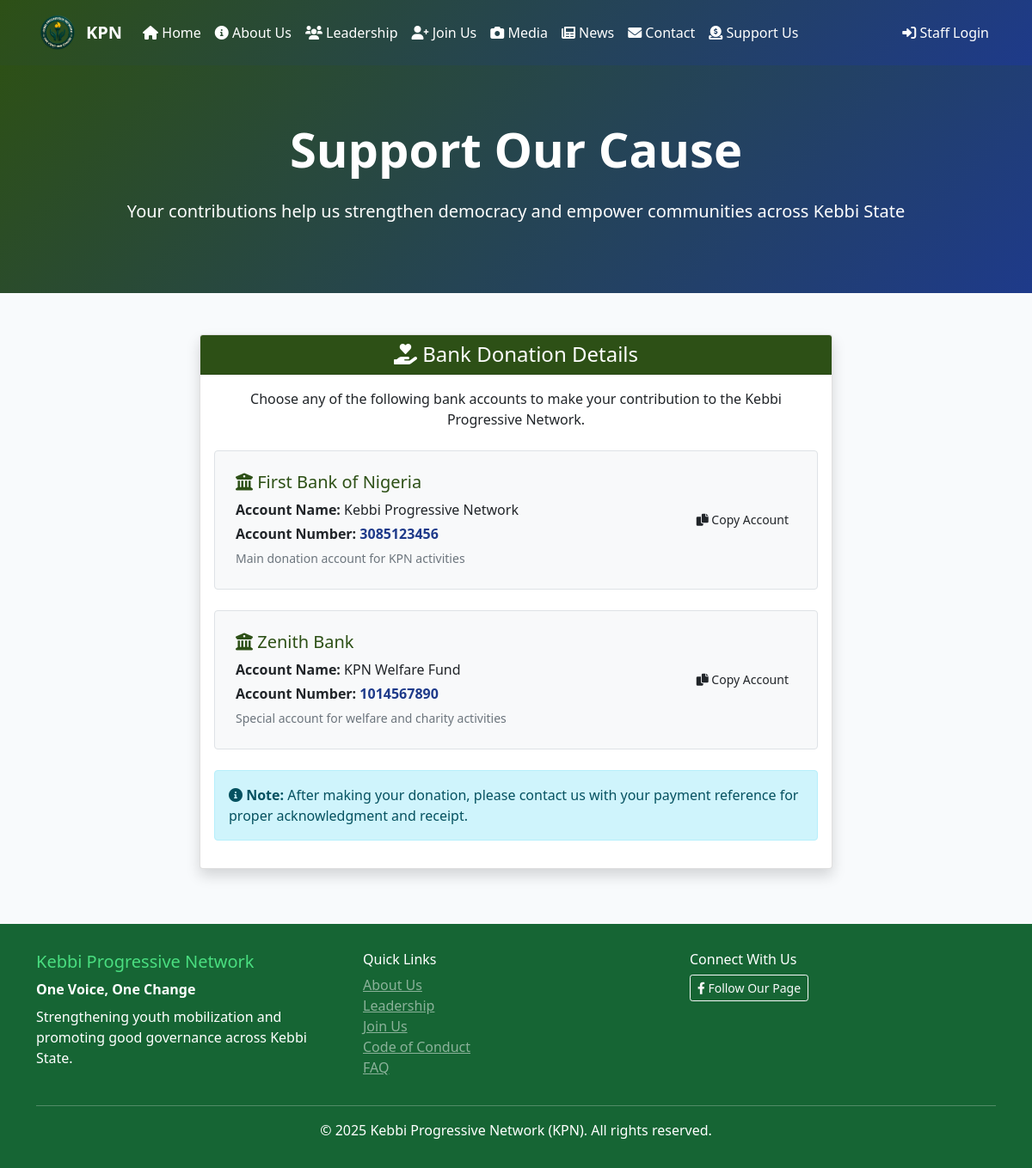
Page /donations/ on the committed database.
### models.py (models this page shows)
class Donation(db.Model):
    __tablename__ = 'donations'
    id = db.Column(db.Integer, primary_key=True)
    bank_name = db.Column(db.String(100), nullable=False)
    account_name = db.Column(db.String(200), nullable=False)
    account_number = db.Column(db.String(20), nullable=False)
    description = db.Column(db.Text)
    active = db.Column(db.Boolean, default=True)
    created_at = db.Column(db.DateTime, default=datetime.utcnow)

### blueprints/donations.py (the view)
@donations.route('/')
def list_donations():
    donations = Donation.query.filter_by(active=True).all()
    return render_template('donations/list.html', donations=donations)

### templates/donations/list.html (shortened to what this page needs)
{% extends "base.html" %}
{% block content %}
<section class="hero-section">
    <div class="container text-center">
        <h1 class="display-4 fw-bold mb-4">Support Our Cause</h1>
        <p class="lead">Your contributions help us strengthen democracy and empower communities across Kebbi State</p>
    </div>
</section>
<div class="container mt-5">
    <div class="row">
        <div class="col-lg-8 offset-lg-2">
            <div class="card shadow">
                <div class="card-header bg-kpn-green text-white text-center">
                    <h4 class="mb-0"><i class="fas fa-hand-holding-heart"></i> Bank Donation Details</h4>
                </div>
                <div class="card-body">
                    <p class="text-center mb-4">
                        Choose any of the following bank accounts to make your contribution to the Kebbi Progressive Network.
                    </p>
                    {% for donation in donations %}
                    <div class="donation-card mb-4 p-4 border rounded bg-light">
                        <div class="row align-items-center">
                            <div class="col-md-8">
                                <h5 class="text-kpn-green mb-2">
                                    <i class="fas fa-university"></i> {{ donation.bank_name }}
                                </h5>
                                <p class="mb-1">
                                    <strong>Account Name:</strong> {{ donation.account_name }}
                                </p>
                                <p class="mb-1">
                                    <strong>Account Number:</strong>
                                    <span class="fw-bold text-kpn-blue">{{ donation.account_number }}</span>
                                </p>
                                {% if donation.description %}
                                <p class="mb-0 text-muted">
                                    <small>{{ donation.description }}</small>
                                </p>
                                {% endif %}
                            </div>
                            <div class="col-md-4 text-md-end">
                                <button class="btn btn-outline-kpn-primary btn-sm"
                                        onclick="copyToClipboard('{{ donation.account_number }}')">
                                    <i class="fas fa-copy"></i> Copy Account
                                </button>
                            </div>
                        </div>
                    </div>
                    {% else %}
                    <div class="text-center text-muted py-5">
                        <i class="fas fa-info-circle fa-2x mb-3"></i>
                        <p>No bank details available at the moment.</p>
                    </div>
                    {% endfor %}
                    <div class="alert alert-info mt-4">
                        <i class="fas fa-info-circle"></i>
                        <strong>Note:</strong> After making your donation, please contact us with your payment reference
                        for proper acknowledgment and receipt.
                    </div>
                </div>
            </div>
        </div>
    </div>
</div>
{% endblock %}

### templates/base.html (style rules this page uses)
:root { --kpn-green: #2d5016; --kpn-white: #ffffff; --kpn-blue: #1e3a8a; --kpn-light-green: #4ade80; --kpn-dark-green: #166534; }
body { font-family: 'Segoe UI', Tahoma, Geneva, Verdana, sans-serif; background-color: #f8fafc; }
.text-kpn-green { color: var(--kpn-green) !important; }
.text-kpn-blue { color: var(--kpn-blue) !important; }
.bg-kpn-green { background-color: var(--kpn-green) !important; }
.hero-section { background: linear-gradient(135deg, var(--kpn-green), var(--kpn-blue)); color: white; padding: 4rem 0; }

### rows in the picture
Donation: bank_name "First Bank of Nigeria", account_name "Kebbi Progressive Network", account_number "3085123456", description "Main donation account for KPN activities"
Donation: bank_name "Zenith Bank", account_name "KPN Welfare Fund", account_number "1014567890", description "Special account for welfare and charity activities"
